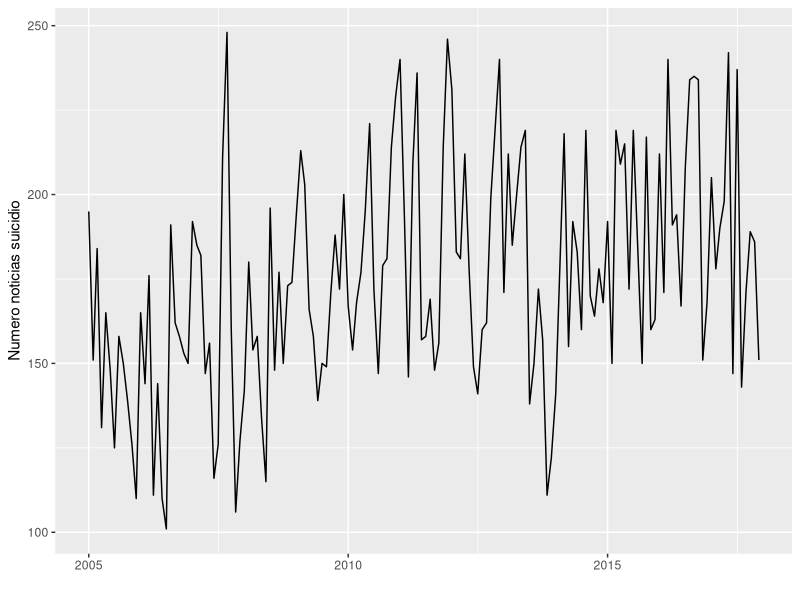
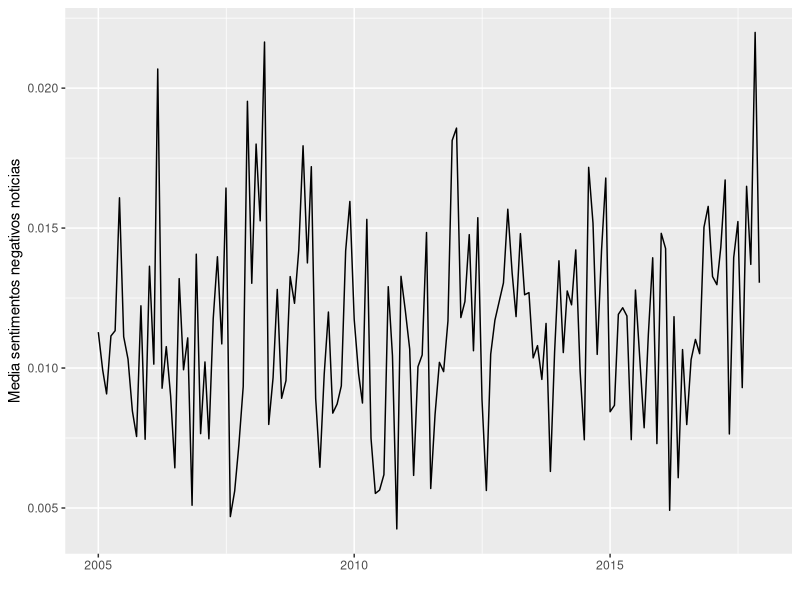
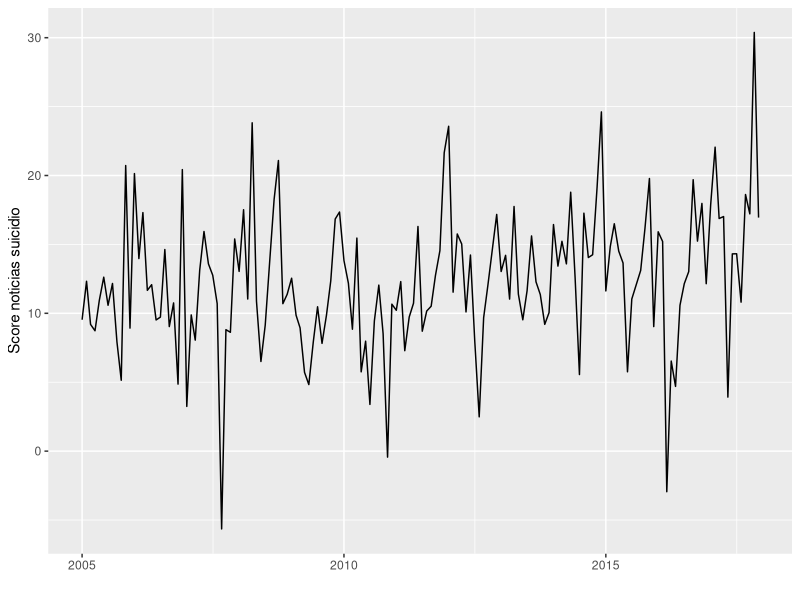
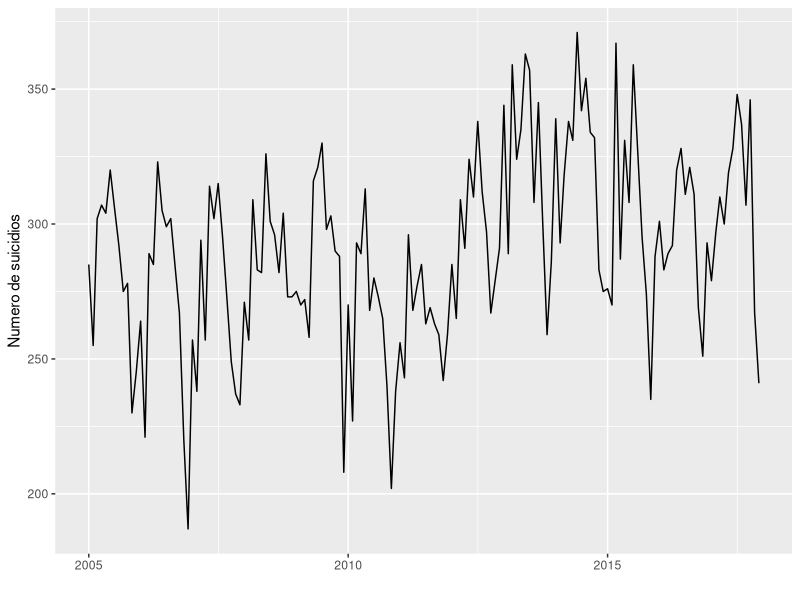
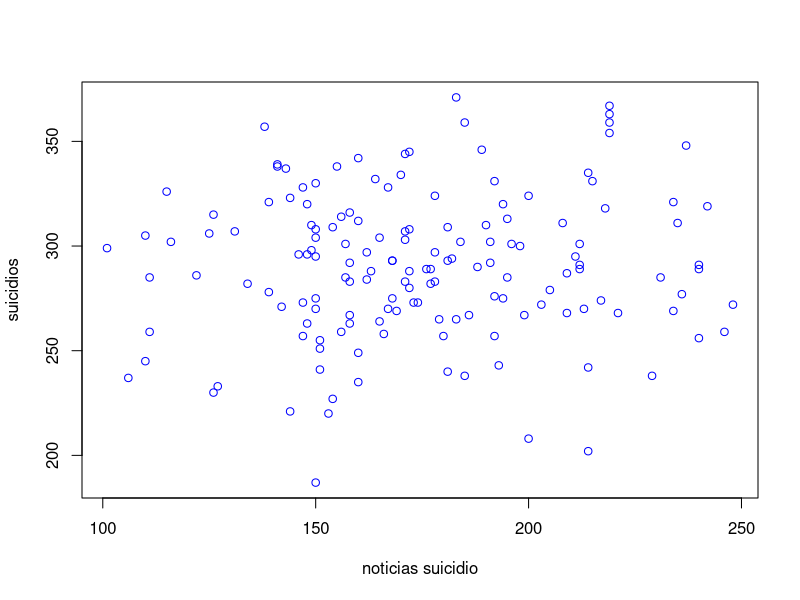
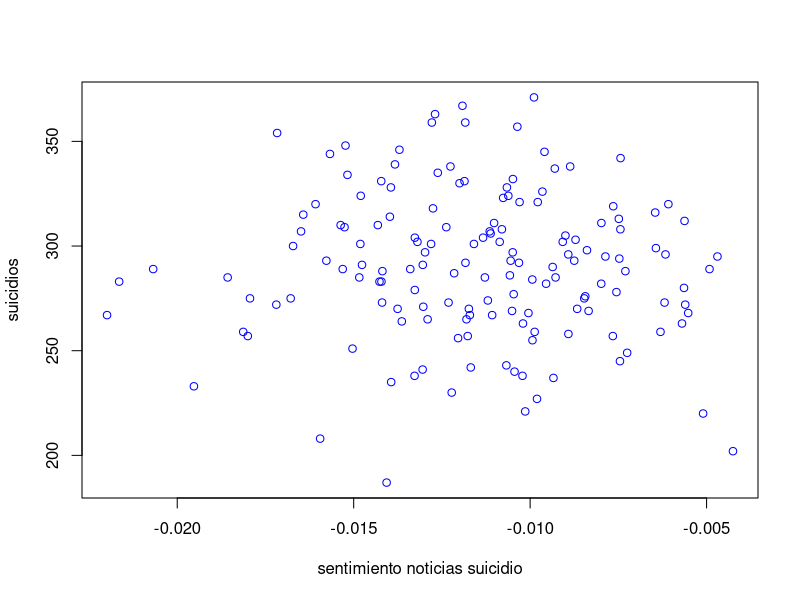
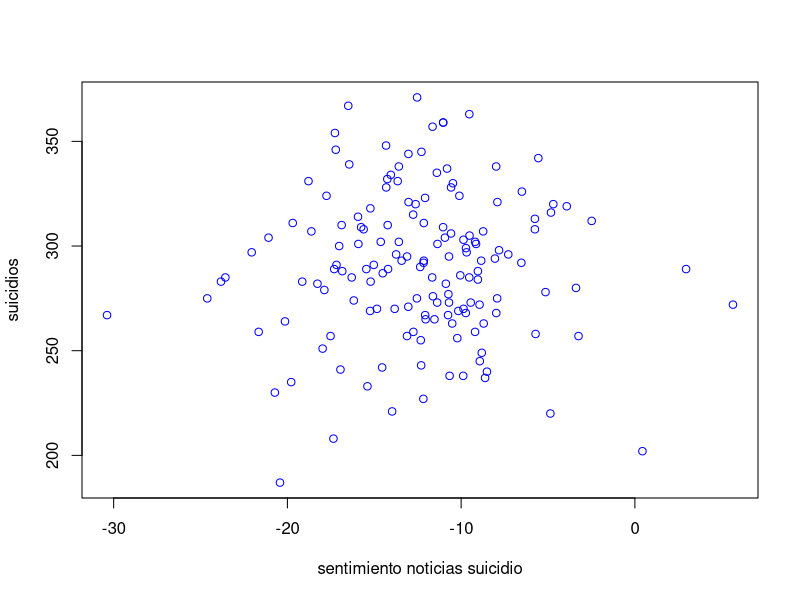
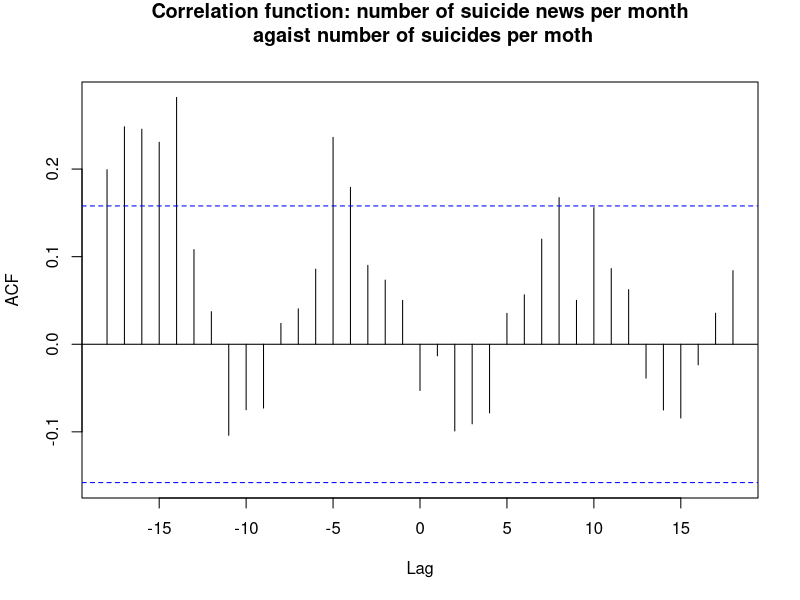

Recreate these plots in R, in order. (Note: this script raises an error after producing the figures.)
setwd("/Users/hugojosebello/Documents/git-repos/data-tuning-scripts-v2/r_scripts_analysis")
all_data <- read.csv("./all.csv",  header=TRUE, sep=";")
all_hombres <- read.csv("./all_hombres.csv",  header=TRUE, sep=";")
all_mujeres <- read.csv("./all_mujeres.csv",  header=TRUE, sep=";")
all_moved <- read.csv("./all_moved.csv",  header=TRUE, sep=";")

r <- with(all_moved, which(noticias_suicidio>270, arr.ind=TRUE))
all_moved <- all_moved[-r, ]

r <- with(all_data, which(noticias_suicidio>270, arr.ind=TRUE))
all_data <- all_data[-r, ]

# Installation
# install.packages('ggplot2')
# Loading
library(ggplot2)
#ine_data$month_code<- as.Date(ine_data$month_code , "%Y/%m/%d")
#install.packages('lubridate')
library(lubridate)

all_data$month <- ymd(all_data$month)

all_data_minus5 = all_data
all_data_minus5$month <- all_data_minus5$month - days(5 *30)

ggplot(all_data, aes(month, noticias_suicidio)) + geom_line() + xlab("") + ylab("Numero noticias suicidio")

ggplot(all_data, aes(month, -media_sentimiento_noticias)) + geom_line() + xlab("") + ylab("Media sentimentos negativos noticias")

ggplot(all_data, aes(month, -sentiment_analysis_score)) + geom_line() + xlab("") + ylab("Score noticias suicidio")

ggplot(all_data, aes(month, suicidios)) + geom_line() + xlab("") + ylab("Numero de suicidios")

plot(all_data$noticias_suicidio, all_data$suicidios, col = "blue", main = "", xlab = "noticias suicidio", ylab = "suicidios")
lm(all_data$noticias_suicidio ~ all_data$suicidios)
abline(lm(all_data$noticias_suicidio ~ all_data$suicidios))


plot(all_data$media_sentimiento_noticias, all_data$suicidios, col = "blue", main = "", xlab = "sentimiento noticias suicidio", ylab = "suicidios")
lm(all_data$media_sentimiento_noticias ~ all_data$suicidios)
abline(lm(all_data$media_sentimiento_noticias ~ all_data$suicidios))

plot(all_data$sentiment_analysis_score, all_data$suicidios, col = "blue", main = "", xlab = "sentimiento noticias suicidio", ylab = "suicidios")
lm(all_data$sentiment_analysis_score ~ all_data$suicidios)
abline(lm(all_data$sentiment_analysis_score ~ all_data$suicidios))


# Pearson correlation: not significative, although it is not the best method since we are
# working with temporal series

cor(all_data$noticias_suicidio, all_data$suicidios)
cor(all_data$media_sentimiento_noticias, all_data$suicidios)
cor(all_data$sentiment_analysis_score, all_data$suicidios)

# https://github.com/AnaBPazos/AlterCorr/blob/master/R/AlterCorrM.R

# Kendall test (non parametric test, alternative to pearson)
cor.test(all_data$suicidios, all_data$noticias_suicidio, method = "kendall")
# it is significative but we can not fully trust it since we are working with time series


# cross-correlation of TIME SERIES

ccf(all_data$noticias_suicidio, all_hombres$suicidios,main="Correlation function: number of suicide news per month\n agaist number of suicides per moth")


ccf(-all_data$media_sentimiento_noticias, all_hombres$suicidios, main="Correlation function: average negative sentiment in news per month\n agaist number of suicides per month")

ccf(-all_data$sentiment_analysis_score, all_hombres$suicidios)


cor.test(all_data$noticias_suicidio, all_data$suicidios)

cor.test(-all_data$media_sentimiento_noticias, all_data$suicidios)

cor.test(-all_data$sentiment_analysis_score, all_data$suicidios)

# men and women not significative differences
ccf(all_hombres$noticias_suicidio, all_hombres$suicidios)

ccf(-all_hombres$media_sentimiento_noticias, all_hombres$suicidios)

ccf(-all_hombres$sentiment_analysis_score, all_hombres$suicidios)


ccf(all_mujeres$noticias_suicidio, all_mujeres$suicidios)

ccf(-all_mujeres$media_sentimiento_noticias, all_mujeres$suicidios)

ccf(-all_mujeres$sentiment_analysis_score, all_mujeres$suicidios)


# interpretation 
# https://support.minitab.com/en-us/minitab/18/help-and-how-to/modeling-statistics/time-series/how-to/cross-correlation/interpret-the-results/all-statistics-and-graphs/

# threadshole
2/sqrt(length(all_data$noticias_suicidio) - 15)

# example ->
# https://nwfsc-timeseries.github.io/atsa-labs/sec-tslab-correlation-within-and-among-time-series.html

# in our case: We find that suicide cases are relatively high after a periode of 10 to 20 months of higher number of news



plot(all_moved$noticias_suicidio, all_moved$suicidios_3_meses_despues, col = "blue", main = "", xlab = "number of suicide news", ylab = "number of suicides after 3 months")
lm(all_moved$noticias_suicidio ~ all_moved$suicidios_3_meses_despues)
abline(lm(all_moved$noticias_suicidio ~ all_moved$suicidios_3_meses_despues))

plot(-all_moved$media_sentimiento_noticias, all_moved$suicidios_3_meses_despues, col = "blue", main = "", xlab = "noticias suicidio", ylab = "suicidios 5 meses después")
lm(-all_moved$media_sentimiento_noticias ~ all_moved$suicidios_3_meses_despues)
abline(lm(-all_moved$media_sentimiento_noticias ~ all_moved$suicidios_3_meses_despues))



cor.test(-all_moved$noticias_suicidio, all_moved$suicidios_3_meses_despues)
cor.test(-all_moved$media_sentimiento_noticias, all_moved$suicidios_3_meses_despues)
cor.test(-all_moved$sentiment_analysis_score, all_moved$suicidios_3_meses_despues)

cor.test(all_moved$noticias_suicidio, all_moved$suicidios_3_meses_despues, method = c("pearson", "kendall", "spearman"))
cor.test(-all_moved$media_sentimiento_noticias, all_moved$suicidios_3_meses_despues, method = c("pearson", "kendall", "spearman"))
cor.test(-all_moved$sentiment_analysis_score, all_moved$suicidios_3_meses_despues, method = c("pearson", "kendall", "spearman"))

plot(all_moved$noticias_suicidio, all_moved$suicidios_4_meses_despues, col = "blue", main = "", xlab = "noticias suicidio", ylab = "suicidios 5 meses después")
lm(-all_moved$noticias_suicidio ~ all_moved$suicidios_4_meses_despues)
abline(lm(-all_moved$noticias_suicidio ~ all_moved$suicidios_4_meses_despues))

plot(-all_moved$media_sentimiento_noticias, all_moved$suicidios_4_meses_despues, col = "blue", main = "", xlab = "noticias suicidio", ylab = "suicidios 5 meses después")
lm(-all_moved$media_sentimiento_noticias ~ all_moved$suicidios_4_meses_despues)
abline(lm(-all_moved$media_sentimiento_noticias ~ all_moved$suicidios_4_meses_despues))


cor.test(-all_moved$noticias_suicidio, all_moved$suicidios_4_meses_despues)
cor.test(-all_moved$media_sentimiento_noticias, all_moved$suicidios_4_meses_despues)
cor.test(-all_moved$sentiment_analysis_score, all_moved$suicidios_4_meses_despues)


plot(all_moved$noticias_suicidio, all_moved$suicidios_5_meses_despues, col = "blue", main = "", xlab = "noticias suicidio", ylab = "suicidios 4 meses después")
lm(-all_moved$noticias_suicidio ~ all_moved$suicidios_5_meses_despues)
abline(lm(-all_moved$noticias_suicidio ~ all_moved$suicidios_5_meses_despues))

plot(all_moved$media_sentimiento_noticias, all_moved$suicidios_5_meses_despues, col = "blue", main = "", xlab = "noticias suicidio", ylab = "suicidios 4 meses después")
lm(-all_moved$media_sentimiento_noticias ~ all_moved$suicidios_5_meses_despues)
abline(-lm(all_moved$media_sentimiento_noticias ~ all_moved$suicidios_5_meses_despues))


cor.test(all_moved$noticias_suicidio, all_moved$suicidios_5_meses_despues)
cor.test(all_moved$media_sentimiento_noticias, -all_moved$suicidios_5_meses_despues)
cor.test(all_moved$sentiment_analysis_score, -all_moved$suicidios_5_meses_despues)


ggplot(all_moved, aes(x=-media_sentimiento_noticias, y=suicidios_3_meses_despues)) +  labs(size = "Number of suicide news\n in same month",y="Number of suicides after 3 moths", x="Average sentiment of negative news") +
  geom_point(aes(size=noticias_suicidio), alpha = 0.5) + geom_smooth()


ggplot(all_moved, aes(x=noticias_suicidio, y=suicidios_3_meses_despues)) + 
  geom_point(aes(size=-media_sentimiento_noticias,  alpha = 0.5)) + geom_smooth()
